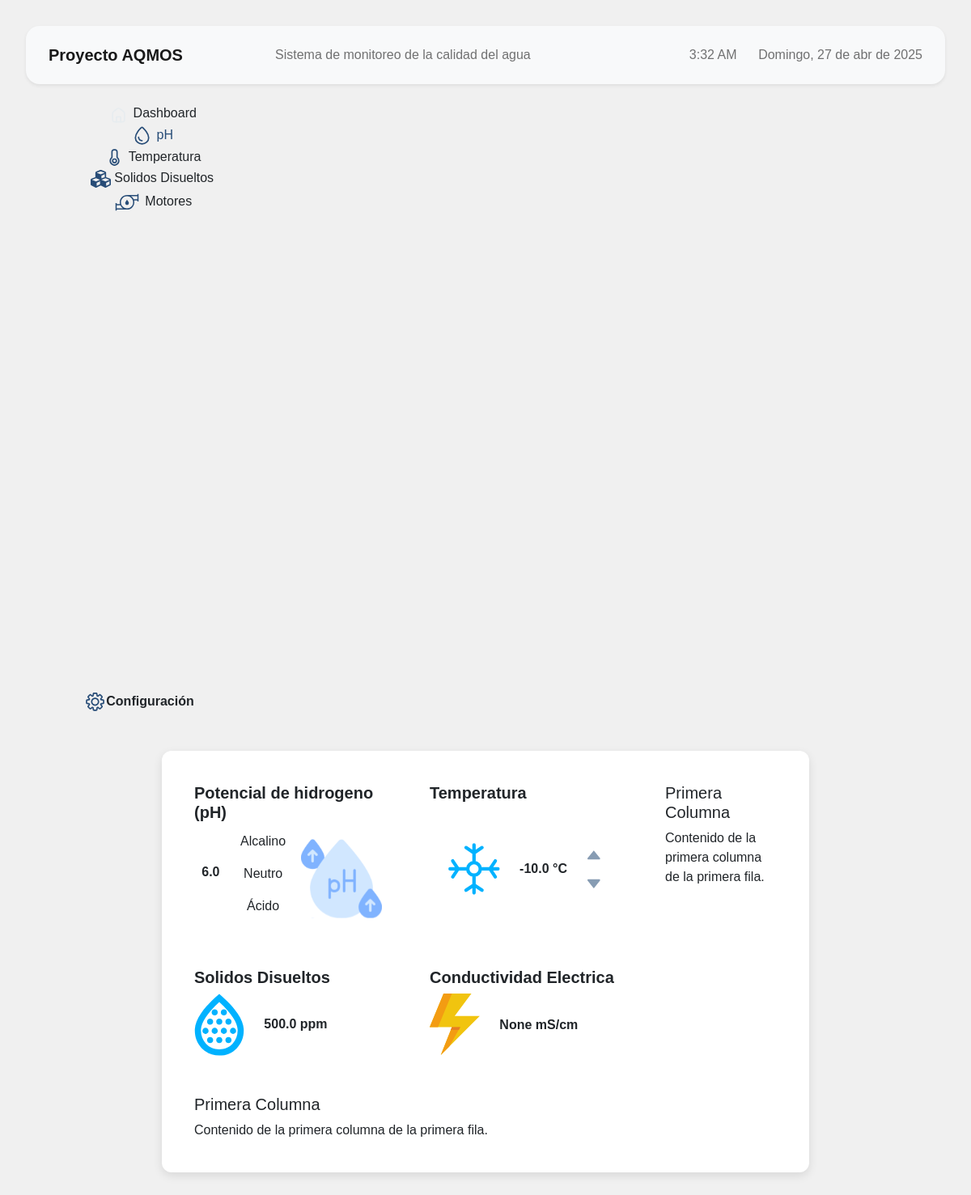
Page /sensors/dashboard/ on the earlier database version.
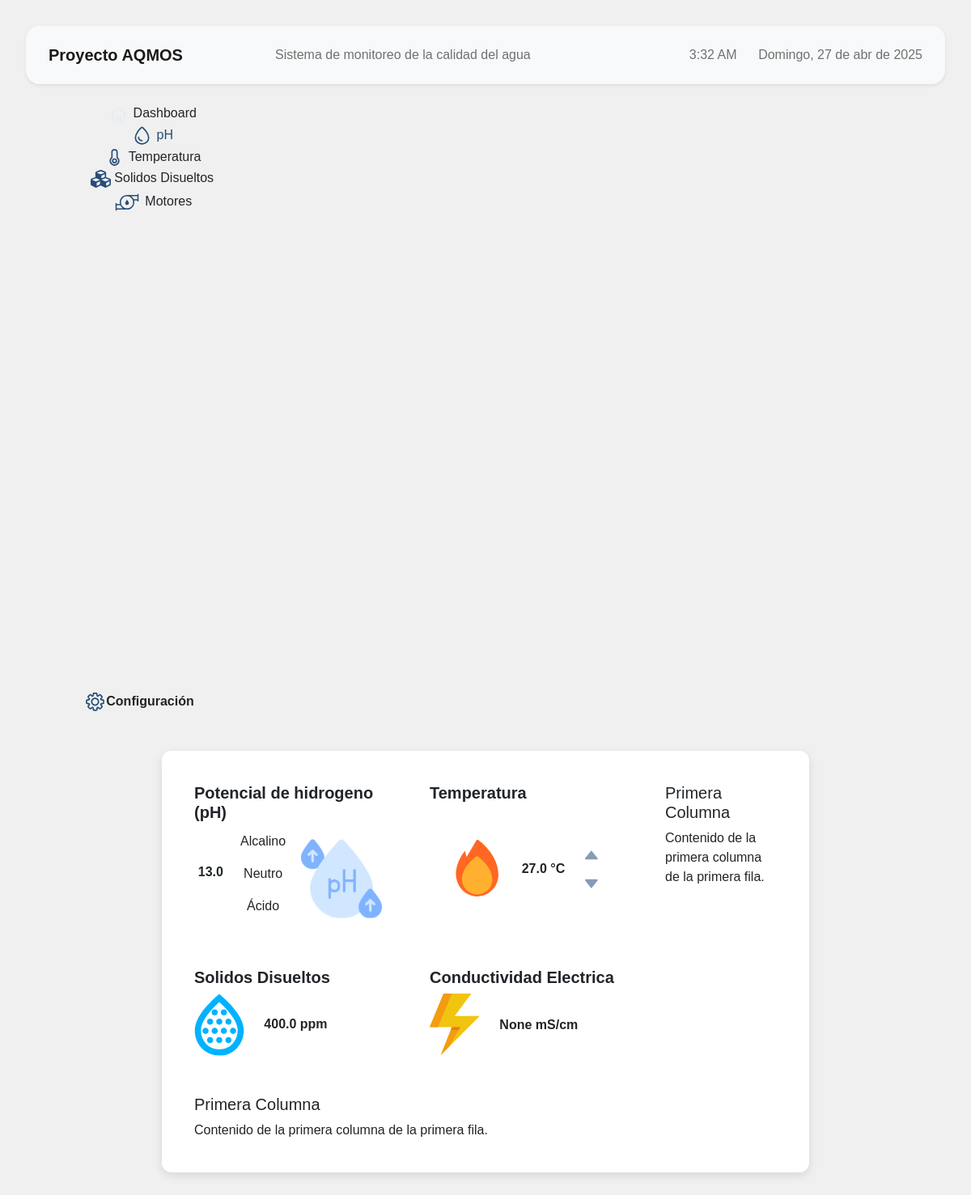
Same page on the later database version.
### sensors/models.py (models this page shows, shortened)
class Measures(models.Model):
    timestamp = models.DateTimeField(auto_now_add=True)
    temperature = models.FloatField()
    ph = models.FloatField()
    tds = models.FloatField()
    ec = models.FloatField()  # Optional field for electrical conductivity
    class Meta:
        ordering = ['-timestamp']
        verbose_name = "Measurement"
        verbose_name_plural = "Measurements"

### sensors/views.py (the view)
# urls.py: path('dashboard/', views.dashboard, name='dashboard'),
def dashboard(request):
    measurements = Measures.objects.order_by('-timestamp')[:30]
    last_temp = measurements[0].temperature if measurements else None
    last_ph = measurements[0].ph if measurements else None
    last_tds = measurements[0].tds if measurements else None
    last_ec = measurements[0].ec if measurements else None
    data = [
        {
            'timestamp': measurement.timestamp.strftime('%Y-%m-%d %H:%M'),
            'temperature': measurement.temperature,
            'ph': measurement.ph,
            'tds': measurement.tds,
        } for measurement in measurements
    ]
    context = {
        'measurements': measurements,
        'last_temp': last_temp,
        'last_ph': last_ph,
        'last_tds': last_tds,
        'last_ec': last_ec,
        'data': json.dumps(data),
    }
    return render(request, 'dashboard.html', context)

### templates/dashboard.html (shortened to what the changed rows need)
{% extends 'base.html' %}
{% load static %}
{% block custom_styles %}
<link rel="stylesheet" href="{% static 'styles/dashboard.css' %}">
<link rel="stylesheet" href="{% static 'styles/gauges.css' %}">
{% endblock %}
{% block content %}
<div class="container">
    <div class="row">
        <div class="col-md-9">
            <div class="row mb-3 align-items-stretch">
                <div class="col-md-6 d-flex">
                    <div class="card border-0 flex-fill d-flex">
                        <div class="card-body">
                            <div class="row text-center align-items-center justify-content-center">
                                <div class="col-md-3 d-flex justify-content-center align-items-center">
                                    <p class="ph-text fw-bold">{{ last_ph }}</p>
                                </div>
                            </div>
                        </div>
                    </div>
                </div>
                <div class="col-md-6 d-flex">
                    <div class="card border-0 flex-fill d-flex">
                        <div class="card-body d-flex flex-column">
                            <div class="flex-fill d-flex align-items-center justify-content-center gap-3">
                                <div class="d-flex justify-content-center align-items-center">
                                    {% if last_temp > 25 %}
                                    <img src="{% static 'assets/hotTemp.svg' %}" alt="Temperature Icon"
                                        class="img-fluid" width="80">
                                    {% else %}
                                    <img src="{% static 'assets/coldTemp.svg' %}" alt="Temperature Icon"
                                        class="img-fluid" width="80">
                                    {% endif %}
                                </div>
                                <div class="d-flex justify-content-center align-items-center">
                                    <p class="temperature-text fw-bold mb-0">{{ last_temp }} °C</p>
                                </div>
                            </div>
                        </div>
                    </div>
                </div>
            </div>
            <div class="row mb-3">
                <div class="col-md-6">
                    <div class="card border-0">
                        <div class="card-body">
                            <div class="row">
                                <div class="col-md-8 d-flex align-items-center">
                                    <p class="tds-text fw-bold mb-0">{{ last_tds }} ppm</p>
                                </div>
                            </div>
                        </div>
                    </div>
                </div>
            </div>
        </div>
    </div>
</div>
{% endblock %}

Differences in the rows shown:
removed Measures: ph "6.0", temperature "-10.0", tds "500.0"
added Measures: ph "13.0", temperature "27.0", tds "400.0"
